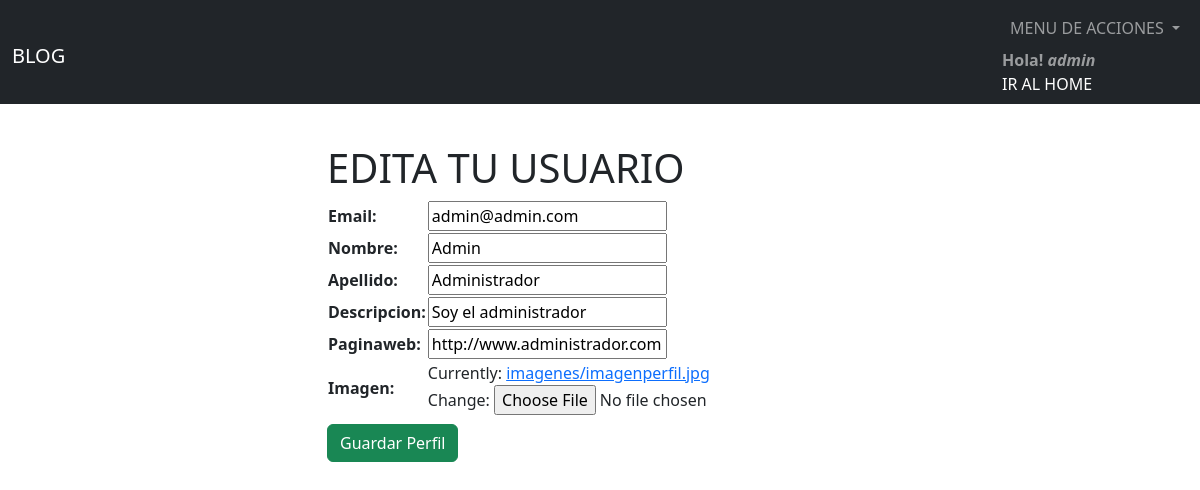
/AppModuloUsuario/editarperfil/ (signed in), run on the app's committed database.
### AppModuloUsuario/models.py (models this page shows)
class User(AbstractUser):
    descripcion=models.CharField(max_length=200)
    paginaweb=models.URLField(max_length=200)
    imagen=models.ImageField(upload_to='imagenes', null=True, blank=True)

### AppModuloUsuario/views.py (the view)
# urls.py: path("editarperfil/",editarperfil,name="editarperfil"),
@login_required
def editarperfil(request):
    usuario=request.user
    if request.method=="POST":
        form=UserEditForm(request.POST, request.FILES)
        if form.is_valid():
            info=form.cleaned_data
            usuario.email=info["email"]
            usuario.first_name=info["first_name"]
            usuario.last_name=info["last_name"]
            usuario.descripcion=info["descripcion"]
            usuario.paginaweb=info["paginaweb"]
            usuario.imagen=info["imagen"]
            usuario.save()
            return render(request,"AppModuloUsuario/logueado.html",{"mensaje":"Perfil editado correctamente"})
        else:
            return render(request, "AppModuloUsuario/editarperfil.html",{"formulario":form,"usuario":usuario, "mensaje":"formulario invalido, vuelva a intentarlo"})
    else:
        form=UserEditForm(instance=usuario)
    return render(request, "AppModuloUsuario/editarperfil.html",{"formulario":form,"usuario":usuario})

### AppModuloUsuario/forms.py
class UserEditForm(UserCreationForm):
    email = forms.EmailField()
    first_name =forms.CharField(label="Nombre")
    last_name = forms.CharField(label="Apellido")
    descripcion=forms.CharField(max_length=200)
    paginaweb=forms.URLField(max_length=200)
    imagen=forms.ImageField(label="Imagen")
    password1=None
    password2=None
    class Meta:
        model = User
        fields = ["email","first_name","last_name","descripcion","paginaweb","imagen"]
        help_texts = {k:"" for k in fields}

### AppModuloUsuario/templates/AppModuloUsuario/editarperfil.html (shortened to what this page needs)
{% extends '../html/base.html' %}
{% load static %}
{% block content %}
    <h1 class="mt-5">EDITA TU USUARIO</h1>
    <form action="{% url 'editarperfil' %}" method="POST" enctype="multipart/form-data">{% csrf_token %}
        <table>
            {{ formulario.as_table }}
        </table>
        <input class="btn btn-success mt-2" type="submit" value="Guardar Perfil">
    </form>
{% endblock %}

### AppBlog/templates/html/base.html (shortened to what this page needs)
{% load static %}
<!DOCTYPE html>
<html lang="en">
<head>
    <link rel="stylesheet" href="{% static 'css/styles.css' %}">
    <link href="https://cdn.jsdelivr.net/npm/bootstrap@5.2.2/dist/css/bootstrap.min.css" rel="stylesheet">
</head>
<body>
    <div class="mt-5 container">
        <nav class="navbar navbar-expand-lg bg-dark navbar-dark mb-5 fixed-top">
            <div class="container-fluid">
              <h1><a class="navbar-brand" href="{% url 'lista_posteos' %}">BLOG</a></h1>
              <div class="" id="navbarText">
                {% if user.is_authenticated %}
                <ul class="navbar-nav ms-auto mb-2 mb-lg-0">
                    <li class="nav-item dropdown">
                        <a class="nav-link dropdown-toggle" href="#" role="button" data-bs-toggle="dropdown" aria-expanded="false">
                          MENU DE ACCIONES
                        </a>
                    </li>
                      {% else %}
                        <li><a class="dropdown-item text-white" href="{% url 'login' %}">LOGIN</a></li>
                        <li><a class="dropdown-item text-white" href="{% url 'register' %}">REGISTRATE</a></li>
                  {% endif %}
                </ul>
                <span class="navbar-text">
                    {% if user.is_authenticated %}
                    <b>Hola! <em>{{user}}</em></b>
                    <a href="{% url 'lista_posteos' %}" class="nav-link">IR AL HOME</a>
                    {% endif %}
                </span>
              </div>
            </div>
          </nav>
    </div>
    <main class="container mt-5">
        <div class="row">
            <div class="col-md-6 mx-auto">
            {% block content %}
            {% endblock %}
            </div>
        </div>
    </main>
</body>
</html>

### data on the page
User: username "admin", email "admin@admin.com", first_name "Admin", last_name "Administrador", descripcion "Soy el administrador", paginaweb "http://www.administrador.com"
